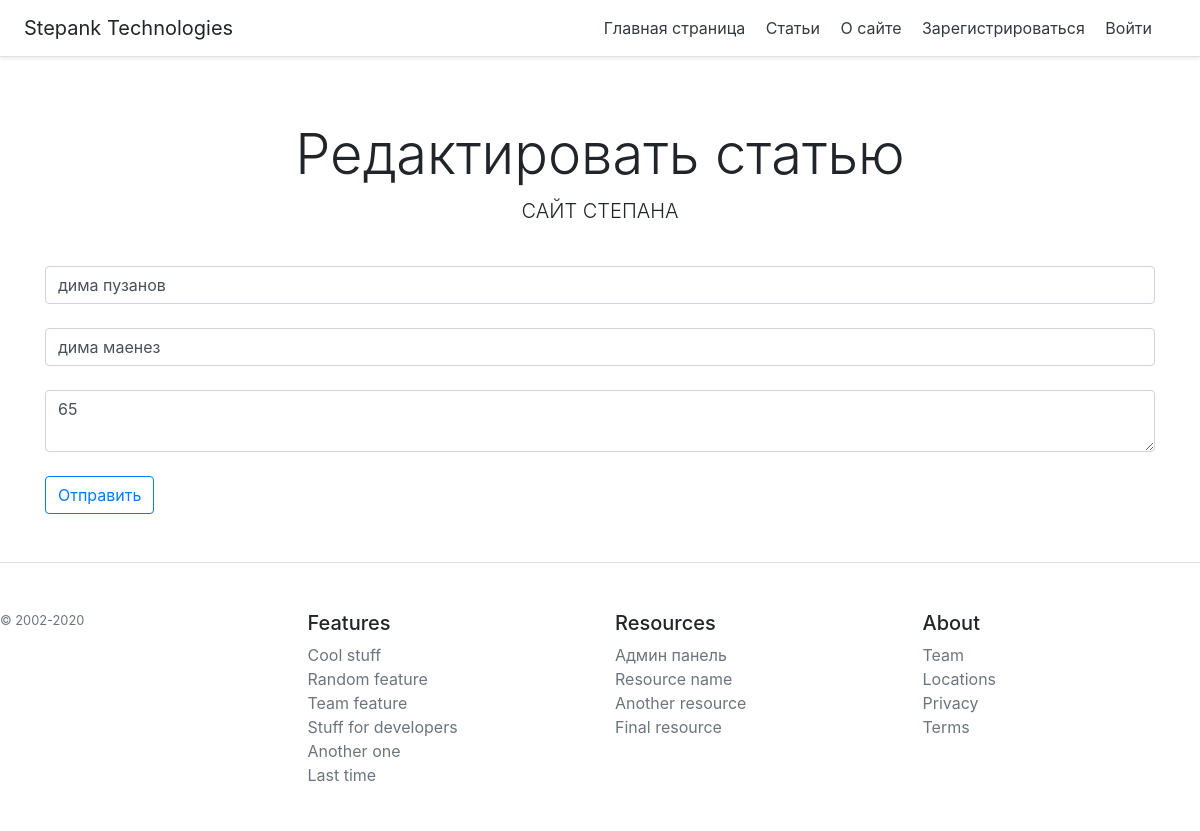
Page /admin/edit_article/5 on the committed database.
### webapp/models.py (models this page shows, shortened)
class Post(db.Model):
    post_id = db.Column(db.Integer, primary_key=True)
    title = db.Column(db.String(32), nullable=False)
    header = db.Column(db.String(150), nullable=False)
    text = db.Column(db.String(), nullable=False)
    post_creation_date = db.Column(db.DateTime)

### webapp/admin/admin_routes.py (the view)
@admin.route('/edit_article/<int:post_id>', methods=['POST', 'GET'])
def edit_article(post_id):
    post = Post.query.get(post_id)
    if request.method == 'POST':
        try:
            post.title = request.form['title']
            post.header = request.form['header']
            post.text = request.form['text']
            db.session.commit()
            return redirect(url_for('.edit_articles'))
        except:
            return 'Error'
    else:
        return render_template('/admin/edit-article.html', post=post)

### webapp/templates/admin/edit-article.html (shortened to what this page needs)
{% extends 'base.html' %}
{% block home %}
Редактировать статью
{% endblock %}
{% block body %}
<form method="post">
    <input type="text" name="title" id="title" class="form-control" placeholder="Название статьи" value="{{ post.title }}"><br>
    <input type="text" name="header" id="header" class="form-control" placeholder="Заголовок статьи" value="{{ post.header }}"><br>
    <textarea name="text" id="text" cols="" rows="" class="form-control" placeholder="Текст статьи">{{ post.text }}</textarea><br>
    <input type="submit" class="btn btn-outline-primary" value="Отправить">
</form>
{% endblock %}

### rows in the picture
Post: title "дима пузанов", header "дима маенез", text "65"
